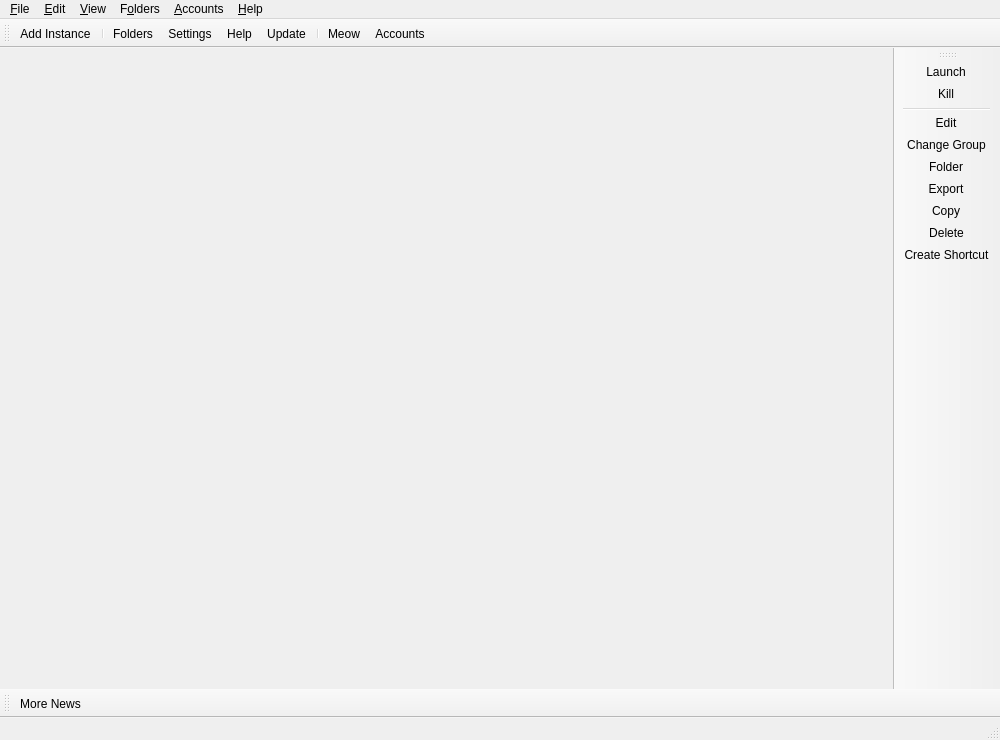
<?xml version="1.0" encoding="UTF-8"?>
<ui version="4.0">
 <class>MainWindow</class>
 <widget class="QMainWindow" name="MainWindow">
  <property name="geometry">
   <rect>
    <x>0</x>
    <y>0</y>
    <width>1000</width>
    <height>740</height>
   </rect>
  </property>
  <property name="minimumSize">
   <size>
    <width>780</width>
    <height>560</height>
   </size>
  </property>
  <widget class="QWidget" name="centralWidget">
   <layout class="QVBoxLayout" name="rootLayout">
    <property name="spacing">
     <number>0</number>
    </property>
    <property name="leftMargin">
     <number>0</number>
    </property>
    <property name="topMargin">
     <number>0</number>
    </property>
    <property name="rightMargin">
     <number>0</number>
    </property>
    <property name="bottomMargin">
     <number>0</number>
    </property>
    <item>
     <widget class="QWidget" name="contentRow">
      <layout class="QHBoxLayout" name="horizontalLayout">
       <property name="spacing">
        <number>0</number>
       </property>
       <property name="leftMargin">
        <number>0</number>
       </property>
       <property name="topMargin">
        <number>0</number>
       </property>
       <property name="rightMargin">
        <number>0</number>
       </property>
       <property name="bottomMargin">
        <number>0</number>
       </property>
       <item>
        <widget class="QWidget" name="cardHost">
         <layout class="QVBoxLayout" name="cardHostLayout">
          <property name="spacing">
           <number>0</number>
          </property>
          <property name="leftMargin">
           <number>14</number>
          </property>
          <property name="topMargin">
           <number>14</number>
          </property>
          <property name="rightMargin">
           <number>10</number>
          </property>
          <property name="bottomMargin">
           <number>12</number>
          </property>
          <item>
           <widget class="QWidget" name="contentCard">
            <layout class="QVBoxLayout" name="contentLayout">
             <property name="spacing">
              <number>0</number>
             </property>
             <property name="leftMargin">
              <number>4</number>
             </property>
             <property name="topMargin">
              <number>4</number>
             </property>
             <property name="rightMargin">
              <number>4</number>
             </property>
             <property name="bottomMargin">
              <number>4</number>
             </property>
            </layout>
           </widget>
          </item>
         </layout>
        </widget>
       </item>
      </layout>
     </widget>
    </item>
    <item>
     <widget class="QWidget" name="bottomBarHost">
      <property name="minimumSize">
       <size>
        <width>0</width>
        <height>62</height>
       </size>
      </property>
      <property name="maximumSize">
       <size>
        <width>16777215</width>
        <height>16777215</height>
       </size>
      </property>
      <layout class="QHBoxLayout" name="bottomBarLayout">
       <property name="spacing">
        <number>0</number>
       </property>
       <property name="leftMargin">
        <number>0</number>
       </property>
       <property name="topMargin">
        <number>0</number>
       </property>
       <property name="rightMargin">
        <number>0</number>
       </property>
       <property name="bottomMargin">
        <number>0</number>
       </property>
      </layout>
     </widget>
    </item>
   </layout>
  </widget>
  <widget class="QStatusBar" name="statusBar"/>
  <widget class="QToolBar" name="mainToolBar">
   <property name="windowTitle">
    <string>Main Toolbar</string>
   </property>
   <property name="allowedAreas">
    <set>Qt::BottomToolBarArea|Qt::TopToolBarArea</set>
   </property>
   <property name="toolButtonStyle">
    <enum>Qt::ToolButtonTextBesideIcon</enum>
   </property>
   <property name="floatable">
    <bool>false</bool>
   </property>
   <attribute name="toolBarArea">
    <enum>TopToolBarArea</enum>
   </attribute>
   <attribute name="toolBarBreak">
    <bool>false</bool>
   </attribute>
   <addaction name="actionAddInstance"/>
   <addaction name="separator"/>
   <addaction name="actionFoldersButton"/>
   <addaction name="actionSettings"/>
   <addaction name="actionHelpButton"/>
   <addaction name="actionCheckUpdate"/>
   <addaction name="separator"/>
   <addaction name="actionCAT"/>
   <addaction name="actionAccountsButton"/>
  </widget>
  <widget class="QToolBar" name="newsToolBar">
   <property name="windowTitle">
    <string>News Toolbar</string>
   </property>
   <property name="allowedAreas">
    <set>Qt::BottomToolBarArea|Qt::TopToolBarArea</set>
   </property>
   <property name="iconSize">
    <size>
     <width>16</width>
     <height>16</height>
    </size>
   </property>
   <property name="toolButtonStyle">
    <enum>Qt::ToolButtonTextBesideIcon</enum>
   </property>
   <property name="floatable">
    <bool>false</bool>
   </property>
   <attribute name="toolBarArea">
    <enum>BottomToolBarArea</enum>
   </attribute>
   <attribute name="toolBarBreak">
    <bool>false</bool>
   </attribute>
   <addaction name="actionMoreNews"/>
  </widget>
  <widget class="WideBar" name="instanceToolBar">
   <property name="windowTitle">
    <string>Instance Toolbar</string>
   </property>
   <property name="allowedAreas">
    <set>Qt::LeftToolBarArea|Qt::RightToolBarArea</set>
   </property>
   <property name="iconSize">
    <size>
     <width>16</width>
     <height>16</height>
    </size>
   </property>
   <property name="toolButtonStyle">
    <enum>Qt::ToolButtonTextBesideIcon</enum>
   </property>
   <property name="floatable">
    <bool>false</bool>
   </property>
   <property name="useDefaultAction" stdset="0">
    <bool>true</bool>
   </property>
   <attribute name="toolBarArea">
    <enum>RightToolBarArea</enum>
   </attribute>
   <attribute name="toolBarBreak">
    <bool>false</bool>
   </attribute>
   <addaction name="actionLaunchInstance"/>
   <addaction name="actionKillInstance"/>
   <addaction name="separator"/>
   <addaction name="actionEditInstance"/>
   <addaction name="actionChangeInstGroup"/>
   <addaction name="actionViewSelectedInstFolder"/>
   <addaction name="actionExportInstance"/>
   <addaction name="actionCopyInstance"/>
   <addaction name="actionDeleteInstance"/>
   <addaction name="actionCreateInstanceShortcut"/>
  </widget>
  <widget class="QMenuBar" name="menuBar">
   <property name="geometry">
    <rect>
     <x>0</x>
     <y>0</y>
     <width>800</width>
     <height>22</height>
    </rect>
   </property>
   <widget class="QMenu" name="fileMenu">
    <property name="title">
     <string>&amp;File</string>
    </property>
    <property name="toolTipsVisible">
     <bool>true</bool>
    </property>
    <addaction name="actionAddInstance"/>
    <addaction name="separator"/>
    <addaction name="actionLaunchInstance"/>
    <addaction name="actionKillInstance"/>
    <addaction name="separator"/>
    <addaction name="actionEditInstance"/>
    <addaction name="actionChangeInstGroup"/>
    <addaction name="actionViewSelectedInstFolder"/>
    <addaction name="actionExportInstance"/>
    <addaction name="actionCopyInstance"/>
    <addaction name="actionDeleteInstance"/>
    <addaction name="actionCreateInstanceShortcut"/>
    <addaction name="separator"/>
    <addaction name="actionSettings"/>
    <addaction name="actionCloseWindow"/>
   </widget>
   <widget class="QMenu" name="editMenu">
    <property name="title">
     <string>&amp;Edit</string>
    </property>
    <property name="toolTipsVisible">
     <bool>true</bool>
    </property>
    <addaction name="actionUndoTrashInstance"/>
   </widget>
   <widget class="QMenu" name="viewMenu">
    <property name="title">
     <string>&amp;View</string>
    </property>
    <property name="toolTipsVisible">
     <bool>true</bool>
    </property>
    <addaction name="actionChangeTheme"/>
    <addaction name="separator"/>
    <addaction name="actionCAT"/>
    <addaction name="actionToggleStatusBar"/>
    <addaction name="actionLockToolbars"/>
    <addaction name="separator"/>
   </widget>
   <widget class="QMenu" name="foldersMenu">
    <property name="title">
     <string>F&amp;olders</string>
    </property>
    <property name="toolTipsVisible">
     <bool>true</bool>
    </property>
    <addaction name="actionViewLauncherRootFolder"/>
    <addaction name="separator"/>
    <addaction name="actionViewInstanceFolder"/>
    <addaction name="actionViewCentralModsFolder"/>
    <addaction name="actionViewJavaFolder"/>
    <addaction name="separator"/>
    <addaction name="actionViewIconThemeFolder"/>
    <addaction name="actionViewWidgetThemeFolder"/>
    <addaction name="actionViewCatPackFolder"/>
    <addaction name="actionViewIconsFolder"/>
    <addaction name="separator"/>
    <addaction name="actionViewLogsFolder"/>
   </widget>
   <widget class="QMenu" name="accountsMenu">
    <property name="title">
     <string>&amp;Accounts</string>
    </property>
   </widget>
   <widget class="QMenu" name="helpMenu">
    <property name="title">
     <string>&amp;Help</string>
    </property>
    <property name="toolTipsVisible">
     <bool>true</bool>
    </property>
    <addaction name="actionClearMetadata"/>
    <addaction name="actionReportBug"/>
    <addaction name="actionViewLog"/>
    <addaction name="actionAddToPATH"/>
    <addaction name="separator"/>
    <addaction name="actionMATRIX"/>
    <addaction name="actionDISCORD"/>
    <addaction name="actionREDDIT"/>
    <addaction name="separator"/>
    <addaction name="actionMoreNews"/>
    <addaction name="actionCheckUpdate"/>
    <addaction name="actionOpenWiki"/>
    <addaction name="actionAbout"/>
   </widget>
   <addaction name="fileMenu"/>
   <addaction name="editMenu"/>
   <addaction name="viewMenu"/>
   <addaction name="foldersMenu"/>
   <addaction name="accountsMenu"/>
   <addaction name="helpMenu"/>
  </widget>
  <action name="actionMoreNews">
   <property name="icon">
    <iconset theme="news"/>
   </property>
   <property name="text">
    <string>More News...</string>
   </property>
   <property name="toolTip">
    <string>Open the development blog to read more news about %1.</string>
   </property>
  </action>
  <action name="actionCAT">
   <property name="checkable">
    <bool>true</bool>
   </property>
   <property name="icon">
    <iconset theme="cat"/>
   </property>
   <property name="text">
    <string>&amp;Meow</string>
   </property>
   <property name="toolTip">
    <string>It's a fluffy kitty :3</string>
   </property>
  </action>
  <action name="actionToggleStatusBar">
   <property name="checkable">
    <bool>true</bool>
   </property>
   <property name="text">
    <string>Status Bar</string>
   </property>
  </action>
  <action name="actionLockToolbars">
   <property name="checkable">
    <bool>true</bool>
   </property>
   <property name="text">
    <string>Lock Toolbars</string>
   </property>
  </action>
  <action name="actionUndoTrashInstance">
   <property name="enabled">
    <bool>false</bool>
   </property>
   <property name="text">
    <string>&amp;Undo Last Instance Deletion</string>
   </property>
  </action>
  <action name="actionAddInstance">
   <property name="icon">
    <iconset theme="new"/>
   </property>
   <property name="text">
    <string>Add Instanc&amp;e...</string>
   </property>
   <property name="toolTip">
    <string>Add a new instance.</string>
   </property>
  </action>
  <action name="actionCheckUpdate">
   <property name="icon">
    <iconset theme="checkupdate"/>
   </property>
   <property name="text">
    <string>&amp;Update...</string>
   </property>
   <property name="toolTip">
    <string>Check for new updates for %1.</string>
   </property>
   <property name="menuRole">
    <enum>QAction::ApplicationSpecificRole</enum>
   </property>
  </action>
  <action name="actionSettings">
   <property name="icon">
    <iconset theme="settings"/>
   </property>
   <property name="text">
    <string>Setti&amp;ngs...</string>
   </property>
   <property name="toolTip">
    <string>Change settings.</string>
   </property>
   <property name="menuRole">
    <enum>QAction::PreferencesRole</enum>
   </property>
  </action>
  <action name="actionManageAccounts">
   <property name="icon">
    <iconset theme="accounts"/>
   </property>
   <property name="text">
    <string>&amp;Manage Accounts...</string>
   </property>
  </action>
  <action name="actionLaunchInstance">
   <property name="icon">
    <iconset theme="launch"/>
   </property>
   <property name="text">
    <string>&amp;Launch</string>
   </property>
   <property name="toolTip">
    <string>Launch the selected instance.</string>
   </property>
  </action>
  <action name="actionKillInstance">
   <property name="icon">
    <iconset theme="status-bad"/>
   </property>
   <property name="text">
    <string>&amp;Kill</string>
   </property>
   <property name="toolTip">
    <string>Kill the running instance.</string>
   </property>
   <property name="shortcut">
    <string>Ctrl+K</string>
   </property>
  </action>
  <action name="actionRenameInstance">
   <property name="icon">
    <iconset theme="rename"/>
   </property>
   <property name="text">
    <string>Rename</string>
   </property>
   <property name="toolTip">
    <string>Rename the selected instance.</string>
   </property>
  </action>
  <action name="actionChangeInstGroup">
   <property name="icon">
    <iconset theme="tag"/>
   </property>
   <property name="text">
    <string>&amp;Change Group...</string>
   </property>
   <property name="toolTip">
    <string>Change the selected instance's group.</string>
   </property>
   <property name="shortcut">
    <string>Ctrl+G</string>
   </property>
  </action>
  <action name="actionChangeInstIcon">
   <property name="text">
    <string>Change Icon</string>
   </property>
   <property name="toolTip">
    <string>Change the selected instance's icon.</string>
   </property>
  </action>
  <action name="actionEditInstance">
   <property name="icon">
    <iconset theme="settings"/>
   </property>
   <property name="text">
    <string>&amp;Edit...</string>
   </property>
   <property name="toolTip">
    <string>Change the instance settings, mods and versions.</string>
   </property>
   <property name="shortcut">
    <string>Ctrl+I</string>
   </property>
  </action>
  <action name="actionViewSelectedInstFolder">
   <property name="icon">
    <iconset theme="viewfolder"/>
   </property>
   <property name="text">
    <string>&amp;Folder</string>
   </property>
   <property name="toolTip">
    <string>Open the selected instance's root folder in a file browser.</string>
   </property>
  </action>
  <action name="actionDeleteInstance">
   <property name="icon">
    <iconset theme="delete"/>
   </property>
   <property name="text">
    <string>Dele&amp;te</string>
   </property>
   <property name="toolTip">
    <string>Delete the selected instance.</string>
   </property>
   <property name="autoRepeat">
    <bool>false</bool>
   </property>
  </action>
  <action name="actionCopyInstance">
   <property name="icon">
    <iconset theme="copy"/>
   </property>
   <property name="text">
    <string>Cop&amp;y...</string>
   </property>
   <property name="toolTip">
    <string>Copy the selected instance.</string>
   </property>
   <property name="shortcut">
    <string>Ctrl+D</string>
   </property>
  </action>
  <action name="actionExportInstance">
   <property name="icon">
    <iconset theme="export"/>
   </property>
   <property name="text">
    <string>E&amp;xport...</string>
   </property>
   <property name="toolTip">
    <string>Export the selected instance to supported formats.</string>
   </property>
  </action>
  <action name="actionExportInstanceZip">
   <property name="icon">
    <iconset theme="launcher"/>
   </property>
   <property name="text">
    <string>Prism Launcher (zip)</string>
   </property>
  </action>
  <action name="actionExportInstanceMrPack">
   <property name="icon">
    <iconset theme="modrinth"/>
   </property>
   <property name="text">
    <string>Modrinth (mrpack)</string>
   </property>
  </action>
  <action name="actionExportInstanceFlamePack">
   <property name="icon">
    <iconset theme="flame"/>
   </property>
   <property name="text">
    <string>CurseForge (zip)</string>
   </property>
  </action>
  <action name="actionCreateInstanceShortcut">
   <property name="icon">
    <iconset theme="shortcut"/>
   </property>
   <property name="text">
    <string>Create Shortcut</string>
   </property>
   <property name="toolTip">
    <string>Creates a shortcut on a selected folder to launch the selected instance.</string>
   </property>
  </action>
  <action name="actionNoAccountsAdded">
   <property name="icon">
    <iconset theme="noaccount"/>
   </property>
   <property name="text">
    <string>No accounts added!</string>
   </property>
  </action>
  <action name="actionNoDefaultAccount">
   <property name="checkable">
    <bool>true</bool>
   </property>
   <property name="icon">
    <iconset theme="noaccount"/>
   </property>
   <property name="text">
    <string>No Default Account</string>
   </property>
   <property name="shortcut">
    <string>Ctrl+0</string>
   </property>
  </action>
  <action name="actionCloseWindow">
   <property name="icon">
    <iconset theme="status-bad"/>
   </property>
   <property name="text">
    <string>Close &amp;Window</string>
   </property>
   <property name="toolTip">
    <string>Close the current window</string>
   </property>
   <property name="menuRole">
    <enum>QAction::MenuRole::NoRole</enum>
   </property>
  </action>
  <action name="actionViewInstanceFolder">
   <property name="icon">
    <iconset theme="viewfolder"/>
   </property>
   <property name="text">
    <string>&amp;Instances</string>
   </property>
   <property name="toolTip">
    <string>Open the instances folder in a file browser.</string>
   </property>
  </action>
  <action name="actionViewLauncherRootFolder">
   <property name="icon">
    <iconset theme="viewfolder"/>
   </property>
   <property name="text">
    <string>Launcher &amp;Root</string>
   </property>
   <property name="toolTip">
    <string>Open the launcher's root folder in a file browser.</string>
   </property>
  </action>
  <action name="actionViewCentralModsFolder">
   <property name="icon">
    <iconset theme="centralmods"/>
   </property>
   <property name="text">
    <string>&amp;Central Mods</string>
   </property>
   <property name="toolTip">
    <string>Open the central mods folder in a file browser.</string>
   </property>
  </action>
  <action name="actionViewIconsFolder">
   <property name="icon">
    <iconset theme="viewfolder"/>
   </property>
   <property name="text">
    <string>Instance Icons</string>
   </property>
   <property name="toolTip">
    <string>Open the instance icons folder in a file browser.</string>
   </property>
  </action>
  <action name="actionViewLogsFolder">
   <property name="icon">
    <iconset theme="viewfolder"/>
   </property>
   <property name="text">
    <string>Logs</string>
   </property>
   <property name="toolTip">
    <string>Open the logs folder in a file browser.</string>
   </property>
  </action>
  <action name="actionChangeTheme">
   <property name="text">
    <string>Themes</string>
   </property>
  </action>
  <action name="actionReportBug">
   <property name="icon">
    <iconset theme="bug"/>
   </property>
   <property name="text">
    <string>Report a Bug or Suggest a Feature</string>
   </property>
   <property name="toolTip">
    <string>Open the bug tracker to report a bug with %1.</string>
   </property>
  </action>
  <action name="actionDISCORD">
   <property name="icon">
    <iconset theme="discord"/>
   </property>
   <property name="text">
    <string>&amp;Discord Guild</string>
   </property>
   <property name="toolTip">
    <string>Open %1 Discord guild.</string>
   </property>
  </action>
  <action name="actionMATRIX">
   <property name="icon">
    <iconset theme="matrix"/>
   </property>
   <property name="text">
    <string>&amp;Matrix Space</string>
   </property>
   <property name="toolTip">
    <string>Open %1 Matrix space.</string>
   </property>
  </action>
  <action name="actionREDDIT">
   <property name="icon">
    <iconset theme="reddit-alien"/>
   </property>
   <property name="text">
    <string>Sub&amp;reddit</string>
   </property>
   <property name="toolTip">
    <string>Open %1 subreddit.</string>
   </property>
  </action>
  <action name="actionAbout">
   <property name="icon">
    <iconset theme="about"/>
   </property>
   <property name="text">
    <string>&amp;About %1</string>
   </property>
   <property name="toolTip">
    <string>View information about %1.</string>
   </property>
   <property name="menuRole">
    <enum>QAction::AboutRole</enum>
   </property>
  </action>
  <action name="actionClearMetadata">
   <property name="icon">
    <iconset theme="refresh"/>
   </property>
   <property name="text">
    <string>&amp;Clear Metadata Cache</string>
   </property>
   <property name="toolTip">
    <string>Clear cached metadata</string>
   </property>
  </action>
  <action name="actionViewLog">
   <property name="icon">
    <iconset theme="log">
     <normaloff>.</normaloff>.</iconset>
   </property>
   <property name="text">
    <string>View logs</string>
   </property>
   <property name="toolTip">
    <string>View current and previous launcher logs</string>
   </property>
  </action>
  <action name="actionAddToPATH">
   <property name="icon">
    <iconset theme="custom-commands"/>
   </property>
   <property name="text">
    <string>Install to &amp;PATH</string>
   </property>
   <property name="toolTip">
    <string>Install a %1 symlink to /usr/local/bin</string>
   </property>
  </action>
  <action name="actionFoldersButton">
   <property name="icon">
    <iconset theme="viewfolder"/>
   </property>
   <property name="text">
    <string>Folders</string>
   </property>
   <property name="toolTip">
    <string>Open one of the folders shared between instances.</string>
   </property>
  </action>
  <action name="actionHelpButton">
   <property name="icon">
    <iconset theme="help"/>
   </property>
   <property name="text">
    <string>Help</string>
   </property>
   <property name="toolTip">
    <string>Get help with %1 or Minecraft.</string>
   </property>
  </action>
  <action name="actionAccountsButton">
   <property name="icon">
    <iconset theme="noaccount"/>
   </property>
   <property name="text">
    <string>Accounts</string>
   </property>
  </action>
  <action name="actionOpenWiki">
   <property name="icon">
    <iconset theme="help"/>
   </property>
   <property name="text">
    <string>%1 &amp;Wiki</string>
   </property>
   <property name="toolTip">
    <string>Open the %1 wiki</string>
   </property>
  </action>
  <action name="actionViewWidgetThemeFolder">
   <property name="icon">
    <iconset theme="viewfolder"/>
   </property>
   <property name="text">
    <string>&amp;Widget Themes</string>
   </property>
   <property name="toolTip">
    <string>Open the widget themes folder in a file browser.</string>
   </property>
  </action>
  <action name="actionViewIconThemeFolder">
   <property name="icon">
    <iconset theme="viewfolder"/>
   </property>
   <property name="text">
    <string>I&amp;con Theme</string>
   </property>
   <property name="toolTip">
    <string>Open the icon theme folder in a file browser.</string>
   </property>
  </action>
  <action name="actionViewCatPackFolder">
   <property name="icon">
    <iconset theme="viewfolder"/>
   </property>
   <property name="text">
    <string>Cat Packs</string>
   </property>
   <property name="toolTip">
    <string>Open the cat packs folder in a file browser.</string>
   </property>
  </action>
  <action name="actionViewJavaFolder">
   <property name="icon">
    <iconset theme="viewfolder"/>
   </property>
   <property name="text">
    <string>Java</string>
   </property>
   <property name="toolTip">
    <string>Open the Java folder in a file browser. Only available if the built-in Java downloader is used.</string>
   </property>
  </action>
 </widget>
 <customwidgets>
  <customwidget>
   <class>WideBar</class>
   <extends>QToolBar</extends>
   <header>ui/widgets/WideBar.h</header>
  </customwidget>
  <customwidget>
   <class>FrendsBackdrop</class>
   <extends>QWidget</extends>
   <header>ui/frends/FrendsBackdrop.h</header>
  </customwidget>
 </customwidgets>
 <resources/>
 <connections/>
</ui>
